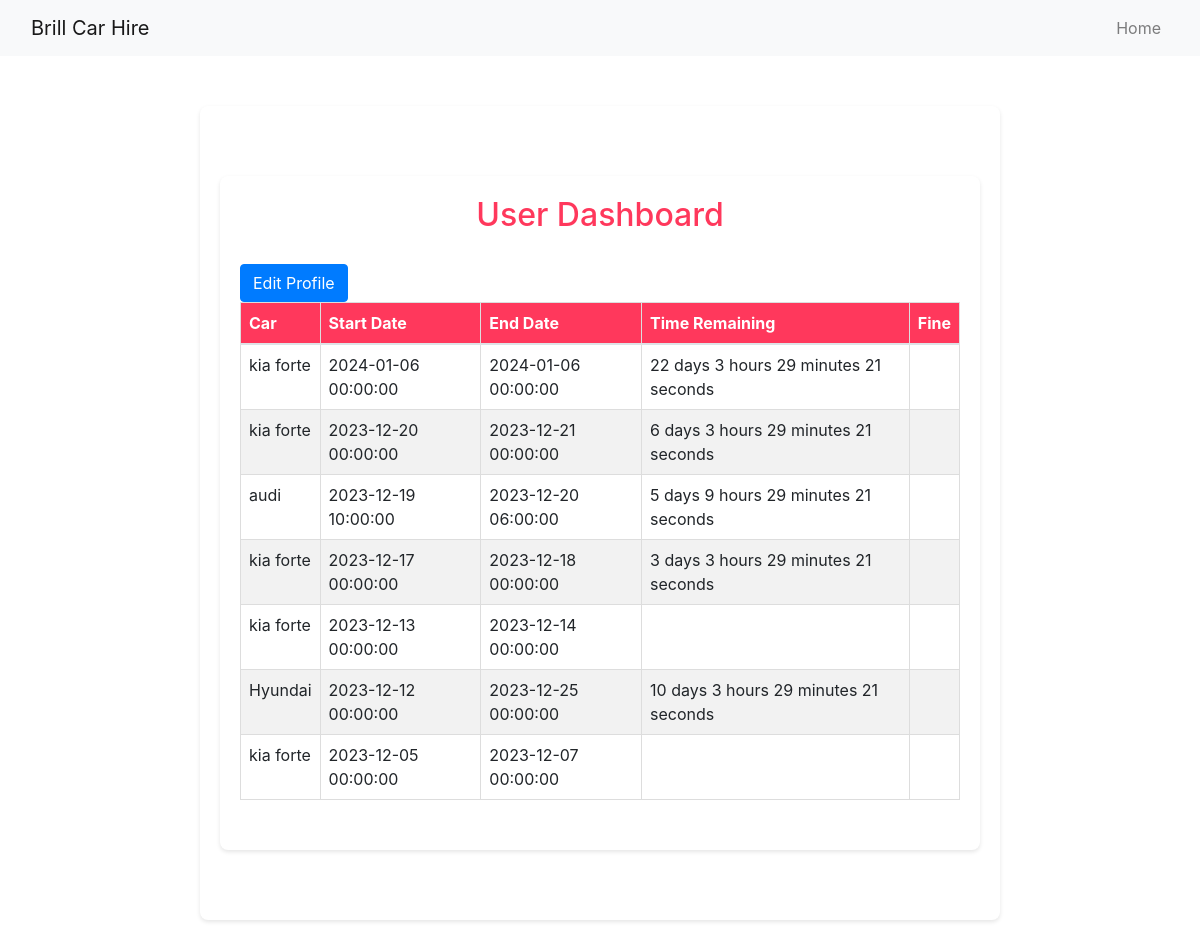
Page /dashboard (signed in) on the committed database.
### website/models.py (models this page shows, shortened)
class Booking(db.Model, UserMixin):
    id = db.Column(db.Integer, primary_key=True)
    user_id = db.Column(db.Integer, db.ForeignKey('user.id'), nullable=False)
    car_id = db.Column(db.Integer, db.ForeignKey('car.id'), nullable=False)
    start_date = db.Column(db.DateTime, nullable=False, default=datetime.utcnow)
    end_date = db.Column(db.DateTime, nullable=False)
    status = db.Column(db.String(20), nullable=False, default='booked')  # 'booked', 'active', 'completed'
    total_price = db.Column(db.Float, nullable=False, default=0.0)
    def time_remaining(self):
        now = datetime.utcnow()
        remaining_time = max(self.end_date - now, timedelta(0))
        days = remaining_time.days
        seconds = remaining_time.seconds
        hours, remainder = divmod(seconds, 3600)
        minutes, seconds = divmod(remainder, 60)
        logging.info(f"Days: {days}, Hours: {hours}, Minutes: {minutes}, Seconds: {seconds}")
        time_components = []
        if days > 0:
            time_components.append(f"{days} {'day' if days == 1 else 'days'}")
        if hours > 0 or days > 0:
            time_components.append(f"{hours} {'hour' if hours == 1 else 'hours'}")
        if minutes > 0 or days > 0 or hours > 0:
            time_components.append(f"{minutes} {'minute' if minutes == 1 else 'minutes'}")
        if seconds > 0 or days > 0 or hours > 0 or minutes > 0:
            time_components.append(f"{seconds} {'second' if seconds == 1 else 'seconds'}")
        time_remaining_str = ' '.join(time_components).strip()
        logging.info(f"Time Remaining: {time_remaining_str}")
        return time_remaining_str

class Car(db.Model, UserMixin):
    id = db.Column(db.Integer, primary_key=True)
    name = db.Column(db.String(100), nullable=False)  # New name column
    model = db.Column(db.String(100), nullable=False)
    description = db.Column(db.String(500), nullable=False)
    image_url = db.Column(db.String(200),nullable=False)
    engine = db.Column(db.String(10), nullable=False)
    bookings = db.relationship('Booking', backref='car', lazy=True)#rlship with booking
    prices = db.relationship('CarPrice', backref='car', lazy=True)

### website/views.py (the view)
@views.route('/dashboard')
@login_required  # Ensure the user is logged in
def dashboard():
    from .models import Booking
    bookings = Booking.query.filter_by(user_id=current_user.id).order_by(Booking.start_date.desc()).all()
    return render_template('dashboard.html', bookings=bookings)

### website/templates/dashboard.html (shortened to what this page needs)
{% extends "base.html" %}
{% block content %}
<div class="container">
    <h2>User Dashboard</h2>
    <a href="{{ url_for('views.edit_profile') }}" class="btn btn-primary">Edit Profile</a>
    {% if bookings %}
    <table class="table">
        <thead>
            <tr>
                <th>Car</th>
                <th>Start Date</th>
                <th>End Date</th>
                <th>Time Remaining</th>
                <th>Fine</th>
            </tr>
        </thead>
        <tbody>
            {% for booking in bookings %}
            <tr>
                <td>{{ booking.car.name }}</td>
                <td>{{ booking.start_date }}</td>
                <td>{{ booking.end_date }}</td>
                <td>{{ booking.time_remaining() }}</td>
                <td>{{ booking.fine }}</td>
            </tr>
            {% endfor %}
        </tbody>
    </table>
    {% else %}
    <p>No bookings found.</p>
    {% endif %}
</div>
{% endblock %}

### website/templates/dashboard.html (style rules this page uses)
.container { max-width: 800px; margin: 50px auto; padding: 20px; background-color: #fff; border-radius: 8px; box-shadow: 0 2px 4px rgba(0, 0, 0, 0.1); }
h2 { color: #FF385C; text-align: center; margin-bottom: 30px; }
.table { border-collapse: collapse; width: 100%; margin-bottom: 30px; }
.table th, .table td { border: 1px solid #ddd; padding: 8px; text-align: left; }
.table th { background-color: #FF385C; color: white; }
.table tr:nth-child(even) { background-color: #f2f2f2; }

### rows in the picture
Booking: car.name "kia forte", start_date "2024-01-06 00:00:00", end_date "2024-01-06 00:00:00", time_remaining "22 days 3 hours 29 minutes 21 seconds"
Booking: car.name "kia forte", start_date "2023-12-20 00:00:00", end_date "2023-12-21 00:00:00", time_remaining "6 days 3 hours 29 minutes 21 seconds"
Booking: car.name "audi", start_date "2023-12-19 10:00:00", end_date "2023-12-20 06:00:00", time_remaining "5 days 9 hours 29 minutes 21 seconds"
Booking: car.name "kia forte", start_date "2023-12-17 00:00:00", end_date "2023-12-18 00:00:00", time_remaining "3 days 3 hours 29 minutes 21 seconds"
Booking: car.name "kia forte", start_date "2023-12-13 00:00:00", end_date "2023-12-14 00:00:00"
Booking: car.name "Hyundai", start_date "2023-12-12 00:00:00", end_date "2023-12-25 00:00:00", time_remaining "10 days 3 hours 29 minutes 21 seconds"
Booking: car.name "kia forte", start_date "2023-12-05 00:00:00", end_date "2023-12-07 00:00:00"
